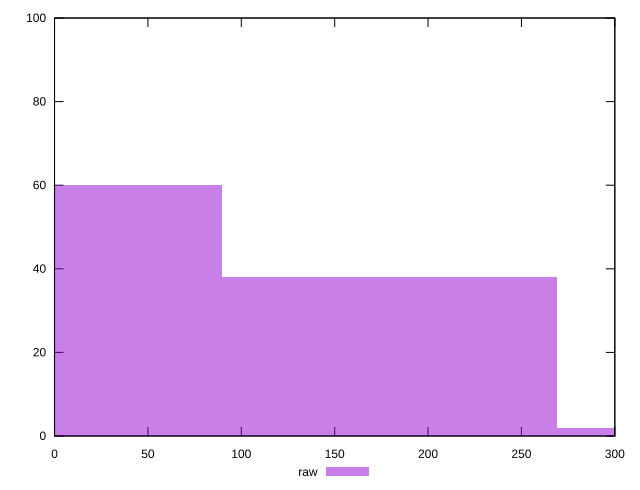

The script that saved this image:
reset

$raw <<EOF
179.53091255826067 38
0 60
359.06182511652133 2
EOF

set key outside below
set boxwidth 179.53091255826067
set xrange [0:300]
set yrange [0:100]
set trange [0:100]
set style fill transparent solid 0.5 noborder
set terminal svg size 640, 490 enhanced background rgb 'white'
set output "report_00020_2021-02-19T21:17:38.612Z2/unminified-javascript/samples/pages+cached/raw/histogram.svg"

plot $raw title "raw" with boxes

reset
